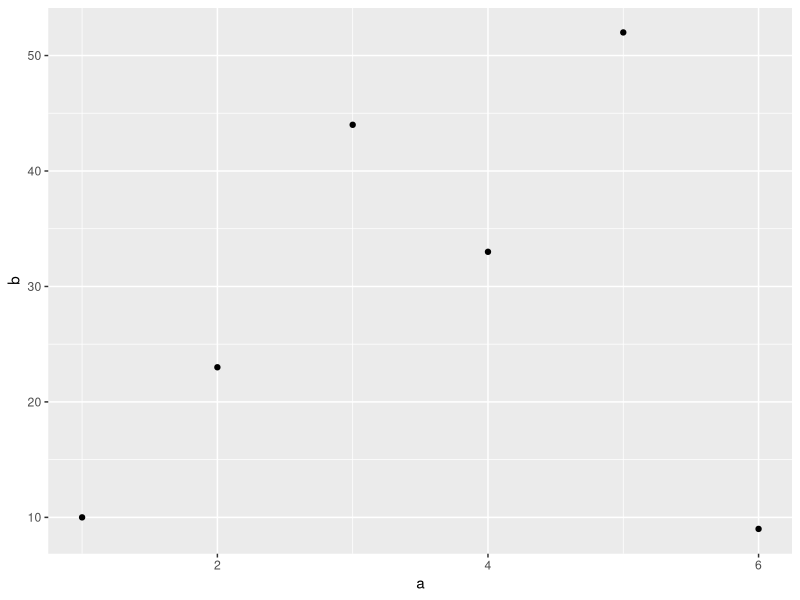

Generate this figure with R:
# Title     : TODO
# Objective : TODO
# Created by: dev
# Created on: 2021-08-28

# download packages
# in console,
# install.packages("package_name")

# load libraries
# library("package_name")

# using ggplot
a <- c(1,2,3,4,5,6)
b <- c(10,23,44,33,52,9)

df = data.frame(a,b)

library(ggplot2)

# using library funcions after loading as normal function
ggplot(df, aes(a,b)) + geom_point()
